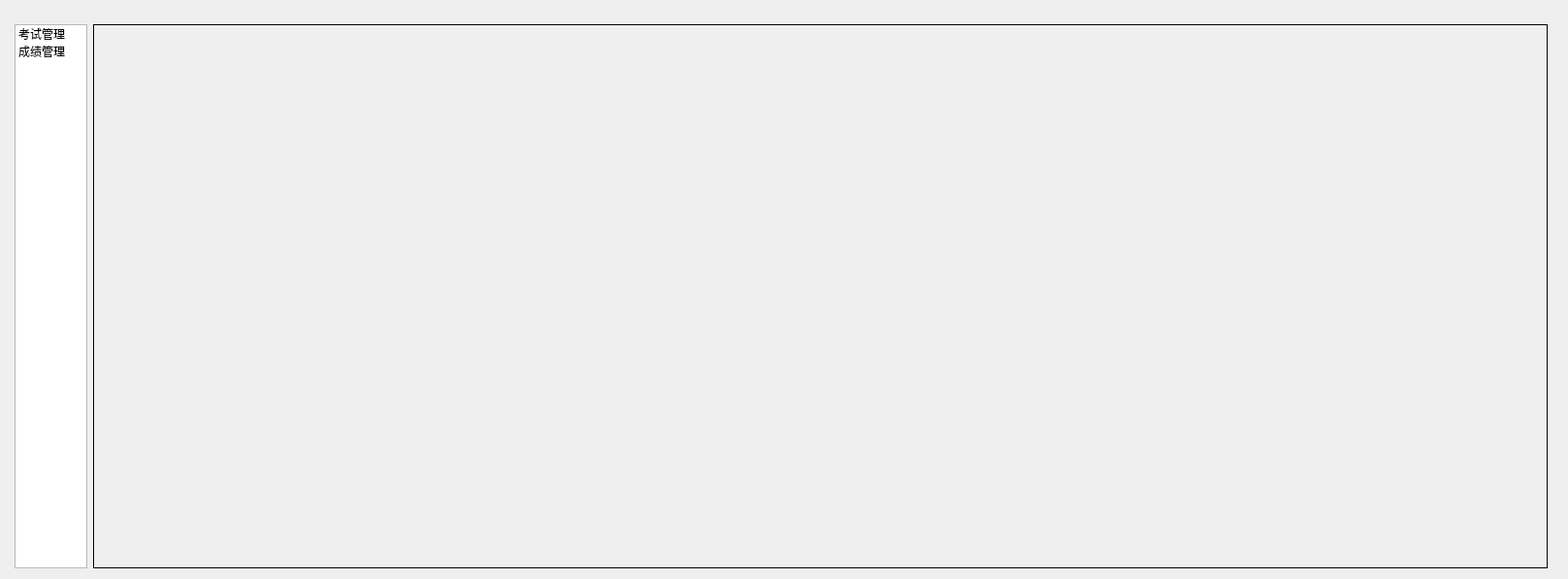
<?xml version="1.0" encoding="UTF-8"?>
<ui version="4.0">
 <class>TeacherOperate</class>
 <widget class="QWidget" name="TeacherOperate">
  <property name="geometry">
   <rect>
    <x>0</x>
    <y>0</y>
    <width>1617</width>
    <height>597</height>
   </rect>
  </property>
  <property name="sizePolicy">
   <sizepolicy hsizetype="Preferred" vsizetype="Preferred">
    <horstretch>0</horstretch>
    <verstretch>0</verstretch>
   </sizepolicy>
  </property>
  <property name="windowTitle">
   <string>Form</string>
  </property>
  <widget class="QWidget" name="layoutWidget">
   <property name="geometry">
    <rect>
     <x>10</x>
     <y>20</y>
     <width>1591</width>
     <height>571</height>
    </rect>
   </property>
   <layout class="QHBoxLayout" name="horizontalLayout" stretch="1,20">
    <property name="sizeConstraint">
     <enum>QLayout::SetDefaultConstraint</enum>
    </property>
    <property name="leftMargin">
     <number>5</number>
    </property>
    <property name="topMargin">
     <number>5</number>
    </property>
    <property name="rightMargin">
     <number>5</number>
    </property>
    <property name="bottomMargin">
     <number>5</number>
    </property>
    <item>
     <widget class="QListWidget" name="listWidget">
      <item>
       <property name="text">
        <string>考试管理</string>
       </property>
      </item>
      <item>
       <property name="text">
        <string>成绩管理</string>
       </property>
      </item>
     </widget>
    </item>
    <item>
     <widget class="QStackedWidget" name="stackedWidget">
      <property name="enabled">
       <bool>true</bool>
      </property>
      <property name="frameShape">
       <enum>QFrame::Panel</enum>
      </property>
      <property name="currentIndex">
       <number>-1</number>
      </property>
     </widget>
    </item>
   </layout>
  </widget>
 </widget>
 <resources/>
 <connections/>
</ui>
